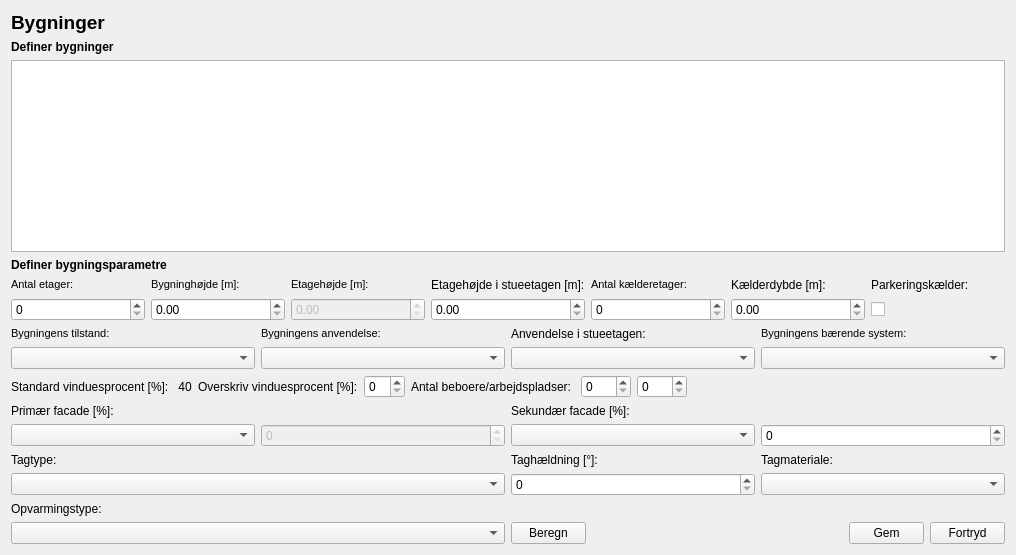
         <widget class="QWidget" name="page4_buildings">
          <layout class="QGridLayout" name="gridLayout_12">
           <item row="0" column="0">
            <widget class="QLabel" name="label_17">
             <property name="text">
              <string>&lt;html&gt;&lt;head/&gt;&lt;body&gt;&lt;p&gt;&lt;span style=&quot; font-size:14pt; font-weight:600;&quot;&gt;Bygninger&lt;/span&gt;&lt;/p&gt;&lt;/body&gt;&lt;/html&gt;</string>
             </property>
             <property name="alignment">
              <set>Qt::AlignLeading|Qt::AlignLeft|Qt::AlignTop</set>
             </property>
             <property name="wordWrap">
              <bool>true</bool>
             </property>
            </widget>
           </item>
           <item row="1" column="0">
            <widget class="QLabel" name="label_2">
             <property name="text">
              <string>&lt;html&gt;&lt;head/&gt;&lt;body&gt;&lt;p&gt;&lt;span style=&quot; font-size:9pt; font-weight:600;&quot;&gt;Definer bygninger&lt;/span&gt;&lt;/p&gt;&lt;/body&gt;&lt;/html&gt;</string>
             </property>
            </widget>
           </item>
           <item row="2" column="0">
            <widget class="QTableWidget" name="tblBuildings"/>
           </item>
           <item row="3" column="0">
            <widget class="QLabel" name="label_3">
             <property name="text">
              <string>&lt;html&gt;&lt;head/&gt;&lt;body&gt;&lt;p&gt;&lt;span style=&quot; font-size:9pt; font-weight:600;&quot;&gt;Definer bygningsparametre&lt;/span&gt;&lt;/p&gt;&lt;/body&gt;&lt;/html&gt;</string>
             </property>
            </widget>
           </item>
           <item row="4" column="0">
            <layout class="QGridLayout" name="gridLayout_5">
             <item row="0" column="0">
              <widget class="QLabel" name="label_11">
               <property name="text">
                <string>&lt;html&gt;&lt;head/&gt;&lt;body&gt;&lt;p&gt;&lt;span style=&quot; font-size:8pt; font-weight:400;&quot;&gt;Antal etager:&lt;/span&gt;&lt;/p&gt;&lt;/body&gt;&lt;/html&gt;</string>
               </property>
              </widget>
             </item>
             <item row="0" column="1">
              <widget class="QLabel" name="label_12">
               <property name="text">
                <string>&lt;html&gt;&lt;head/&gt;&lt;body&gt;&lt;p&gt;&lt;span style=&quot; font-size:8pt; font-weight:400;&quot;&gt;Bygninghøjde [m]:&lt;/span&gt;&lt;/p&gt;&lt;/body&gt;&lt;/html&gt;</string>
               </property>
              </widget>
             </item>
             <item row="0" column="2">
              <widget class="QLabel" name="label_13">
               <property name="text">
                <string>&lt;html&gt;&lt;head/&gt;&lt;body&gt;&lt;p&gt;&lt;span style=&quot; font-size:8pt; font-weight:400;&quot;&gt;Etagehøjde [m]:&lt;/span&gt;&lt;/p&gt;&lt;/body&gt;&lt;/html&gt;</string>
               </property>
              </widget>
             </item>
             <item row="0" column="3">
              <widget class="QLabel" name="label_47">
               <property name="text">
                <string>&lt;html&gt;&lt;head/&gt;&lt;body&gt;&lt;p&gt;Etagehøjde i stueetagen [m]:&lt;/p&gt;&lt;/body&gt;&lt;/html&gt;</string>
               </property>
              </widget>
             </item>
             <item row="0" column="4">
              <widget class="QLabel" name="label_26">
               <property name="text">
                <string>&lt;html&gt;&lt;head/&gt;&lt;body&gt;&lt;p&gt;&lt;span style=&quot; font-size:8pt; font-weight:400;&quot;&gt;Antal kælderetager:&lt;/span&gt;&lt;/p&gt;&lt;/body&gt;&lt;/html&gt;</string>
               </property>
              </widget>
             </item>
             <item row="0" column="5">
              <widget class="QLabel" name="label_46">
               <property name="text">
                <string>&lt;html&gt;&lt;head/&gt;&lt;body&gt;&lt;p&gt;Kælderdybde [m]:&lt;/p&gt;&lt;/body&gt;&lt;/html&gt;</string>
               </property>
              </widget>
             </item>
             <item row="0" column="6">
              <widget class="QLabel" name="label_46">
               <property name="text">
                <string>&lt;html&gt;&lt;head/&gt;&lt;body&gt;&lt;p&gt;Parkeringskælder:&lt;/p&gt;&lt;/body&gt;&lt;/html&gt;</string>
               </property>
              </widget>
             </item>
             <item row="1" column="0">
              <widget class="QSpinBox" name="numberOfFloors">
               <property name="minimum">
                <number>0</number>
               </property>
              </widget>
             </item>
             <item row="1" column="1">
              <widget class="QDoubleSpinBox" name="buildingHeight">
               <property name="singleStep">
                <double>0.100000000000000</double>
               </property>
              </widget>
             </item>
             <item row="1" column="2">
              <widget class="QDoubleSpinBox" name="floorHeight">
               <property name="enabled">
                <bool>false</bool>
               </property>
               <property name="singleStep">
                <double>0.100000000000000</double>
               </property>
              </widget>
             </item>
             <item row="1" column="3">
              <widget class="QDoubleSpinBox" name="groundFTFHeight">
               <property name="enabled">
                <bool>true</bool>
               </property>
               <property name="singleStep">
                <double>0.100000000000000</double>
               </property>
              </widget>
             </item>
             <item row="1" column="4">
              <widget class="QSpinBox" name="numberOfBasementFloors"/>
             </item>
             <item row="1" column="5">
              <widget class="QDoubleSpinBox" name="basementDepth">
               <property name="enabled">
                <bool>true</bool>
               </property>
               <property name="singleStep">
                <double>0.100000000000000</double>
               </property>
              </widget>
             </item>
             <item row="1" column="6">
              <widget class="QCheckBox" name="parkingBasement">
               <property name="enabled">
                <bool>true</bool>
               </property>
               <property name="singleStep" stdset="0">
                <double>0.100000000000000</double>
               </property>
              </widget>
             </item>
            </layout>
           </item>
           <item row="5" column="0">
            <layout class="QGridLayout" name="gridLayout_6">
             <item row="0" column="0">
              <widget class="QLabel" name="label_27">
               <property name="text">
                <string>&lt;html&gt;&lt;head/&gt;&lt;body&gt;&lt;p&gt;&lt;span style=&quot; font-size:8pt; font-weight:400;&quot;&gt;Bygningens tilstand:&lt;/span&gt;&lt;/p&gt;&lt;/body&gt;&lt;/html&gt;</string>
               </property>
               <property name="alignment">
                <set>Qt::AlignLeading|Qt::AlignLeft|Qt::AlignTop</set>
               </property>
               <property name="wordWrap">
                <bool>true</bool>
               </property>
              </widget>
             </item>
             <item row="0" column="1">
              <widget class="QLabel" name="label_28">
               <property name="text">
                <string>&lt;html&gt;&lt;head/&gt;&lt;body&gt;&lt;p&gt;&lt;span style=&quot; font-size:8pt; font-weight:400;&quot;&gt;Bygningens anvendelse:&lt;/span&gt;&lt;/p&gt;&lt;/body&gt;&lt;/html&gt;</string>
               </property>
               <property name="alignment">
                <set>Qt::AlignLeading|Qt::AlignLeft|Qt::AlignTop</set>
               </property>
               <property name="wordWrap">
                <bool>true</bool>
               </property>
              </widget>
             </item>
             <item row="0" column="2">
              <widget class="QLabel" name="label_49">
               <property name="text">
                <string>&lt;html&gt;&lt;head/&gt;&lt;body&gt;&lt;p&gt;Anvendelse i stueetagen:&lt;/p&gt;&lt;/body&gt;&lt;/html&gt;</string>
               </property>
               <property name="alignment">
                <set>Qt::AlignLeading|Qt::AlignLeft|Qt::AlignTop</set>
               </property>
               <property name="wordWrap">
                <bool>true</bool>
               </property>
              </widget>
             </item>
             <item row="0" column="3">
              <widget class="QLabel" name="label_29">
               <property name="text">
                <string>&lt;html&gt;&lt;head/&gt;&lt;body&gt;&lt;p&gt;&lt;span style=&quot; font-size:8pt; font-weight:400;&quot;&gt;Bygningens bærende system:&lt;/span&gt;&lt;/p&gt;&lt;/body&gt;&lt;/html&gt;</string>
               </property>
               <property name="alignment">
                <set>Qt::AlignLeading|Qt::AlignLeft|Qt::AlignTop</set>
               </property>
               <property name="wordWrap">
                <bool>true</bool>
               </property>
              </widget>
             </item>
             <item row="1" column="0">
              <widget class="QComboBox" name="cb_Building_condition"/>
             </item>
             <item row="1" column="1">
              <widget class="QComboBox" name="cb_Building_usage"/>
             </item>
             <item row="1" column="2">
              <widget class="QComboBox" name="cb_Ground_usage"/>
             </item>
             <item row="1" column="3">
              <widget class="QComboBox" name="cb_Building_bearing_sys"/>
             </item>
            </layout>
           </item>
           <item row="6" column="0">
            <layout class="QGridLayout" name="gridLayout_8">
             <item row="0" column="1">
              <widget class="QLabel" name="lblStandardWindowPercent">
               <property name="text">
                <string> 40</string>
               </property>
              </widget>
             </item>
             <item row="0" column="0">
              <widget class="QLabel" name="label_30">
               <property name="text">
                <string>Standard vinduesprocent [%]:</string>
               </property>
              </widget>
             </item>
             <item row="0" column="6">
              <widget class="QSpinBox" name="numWorkplaces">
               <property name="minimumSize">
                <size>
                 <width>50</width>
                 <height>0</height>
                </size>
               </property>
              </widget>
             </item>
             <item row="0" column="4">
              <widget class="QLabel" name="label_56">
               <property name="text">
                <string>Antal beboere/arbejdspladser: </string>
               </property>
              </widget>
             </item>
             <item row="0" column="2">
              <widget class="QLabel" name="label_32">
               <property name="text">
                <string>Overskriv vinduesprocent [%]:</string>
               </property>
              </widget>
             </item>
             <item row="0" column="3">
              <widget class="QSpinBox" name="windowPercent"/>
             </item>
             <item row="0" column="5">
              <widget class="QSpinBox" name="numResidents">
               <property name="minimumSize">
                <size>
                 <width>50</width>
                 <height>0</height>
                </size>
               </property>
              </widget>
             </item>
             <item row="0" column="7">
              <spacer name="horizontalSpacer">
               <property name="orientation">
                <enum>Qt::Horizontal</enum>
               </property>
               <property name="sizeHint" stdset="0">
                <size>
                 <width>318</width>
                 <height>17</height>
                </size>
               </property>
              </spacer>
             </item>
            </layout>
           </item>
           <item row="7" column="0">
            <layout class="QGridLayout" name="gridLayout_11">
             <item row="0" column="0" colspan="2">
              <widget class="QLabel" name="label_33">
               <property name="text">
                <string>Primær facade [%]:</string>
               </property>
              </widget>
             </item>
             <item row="0" column="2" colspan="2">
              <widget class="QLabel" name="label_33">
               <property name="text">
                <string>Sekundær facade [%]:</string>
               </property>
              </widget>
             </item>
             <item row="1" column="0">
              <widget class="QComboBox" name="cb_Building_facade_prime"/>
             </item>
             <item row="1" column="1">
              <widget class="QSpinBox" name="primFacedePercent">
               <property name="enabled">
                <bool>false</bool>
               </property>
               <property name="maximum">
                <number>100</number>
               </property>
              </widget>
             </item>
             <item row="1" column="2">
              <widget class="QComboBox" name="cb_Building_facade_sek"/>
             </item>
             <item row="1" column="3">
              <widget class="QSpinBox" name="sekFacedePercent">
               <property name="enabled">
                <bool>true</bool>
               </property>
               <property name="maximum">
                <number>50</number>
               </property>
              </widget>
             </item>
             <item row="2" column="0" colspan="2">
              <widget class="QLabel" name="label_34">
               <property name="text">
                <string>Tagtype:</string>
               </property>
              </widget>
             </item>
             <item row="2" column="2">
              <widget class="QLabel" name="label_48">
               <property name="text">
                <string>&lt;html&gt;&lt;head/&gt;&lt;body&gt;&lt;p&gt;Taghældning [°]:&lt;/p&gt;&lt;/body&gt;&lt;/html&gt;</string>
               </property>
              </widget>
             </item>
             <item row="2" column="3">
              <widget class="QLabel" name="label_35">
               <property name="text">
                <string>Tagmateriale:</string>
               </property>
              </widget>
             </item>
             <item row="3" column="0" colspan="2">
              <widget class="QComboBox" name="cb_Building_roof_type"/>
             </item>
             <item row="3" column="2">
              <widget class="QSpinBox" name="roofAngle">
               <property name="minimum">
                <number>0</number>
               </property>
              </widget>
             </item>
             <item row="3" column="3">
              <widget class="QComboBox" name="cb_Building_roof_material"/>
             </item>
             <item row="4" column="0" colspan="2">
              <widget class="QLabel" name="label_36">
               <property name="text">
                <string>Opvarmingstype:</string>
               </property>
              </widget>
             </item>
             <item row="5" column="0" colspan="2">
              <widget class="QComboBox" name="cb_Building_heating_type"/>
             </item>
             <item row="5" column="2" colspan="2">
              <layout class="QGridLayout" name="gridLayout_10">
               <item row="0" column="0">
                <widget class="QPushButton" name="btnCalculateBuilding">
                 <property name="maximumSize">
                  <size>
                   <width>75</width>
                   <height>16777215</height>
                  </size>
                 </property>
                 <property name="text">
                  <string>Beregn</string>
                 </property>
                </widget>
               </item>
               <item row="0" column="1">
                <spacer name="horizontalSpacer_2">
                 <property name="orientation">
                  <enum>Qt::Horizontal</enum>
                 </property>
                 <property name="sizeHint" stdset="0">
                  <size>
                   <width>40</width>
                   <height>20</height>
                  </size>
                 </property>
                </spacer>
               </item>
               <item row="0" column="2">
                <widget class="QPushButton" name="btnSaveBuildings">
                 <property name="minimumSize">
                  <size>
                   <width>0</width>
                   <height>0</height>
                  </size>
                 </property>
                 <property name="maximumSize">
                  <size>
                   <width>75</width>
                   <height>16777215</height>
                  </size>
                 </property>
                 <property name="text">
                  <string>Gem</string>
                 </property>
                </widget>
               </item>
               <item row="0" column="3">
                <widget class="QPushButton" name="btnRollbackBuildings">
                 <property name="minimumSize">
                  <size>
                   <width>0</width>
                   <height>0</height>
                  </size>
                 </property>
                 <property name="maximumSize">
                  <size>
                   <width>75</width>
                   <height>16777215</height>
                  </size>
                 </property>
                 <property name="text">
                  <string>Fortryd</string>
                 </property>
                </widget>
               </item>
              </layout>
             </item>
            </layout>
           </item>
          </layout>
         </widget>
